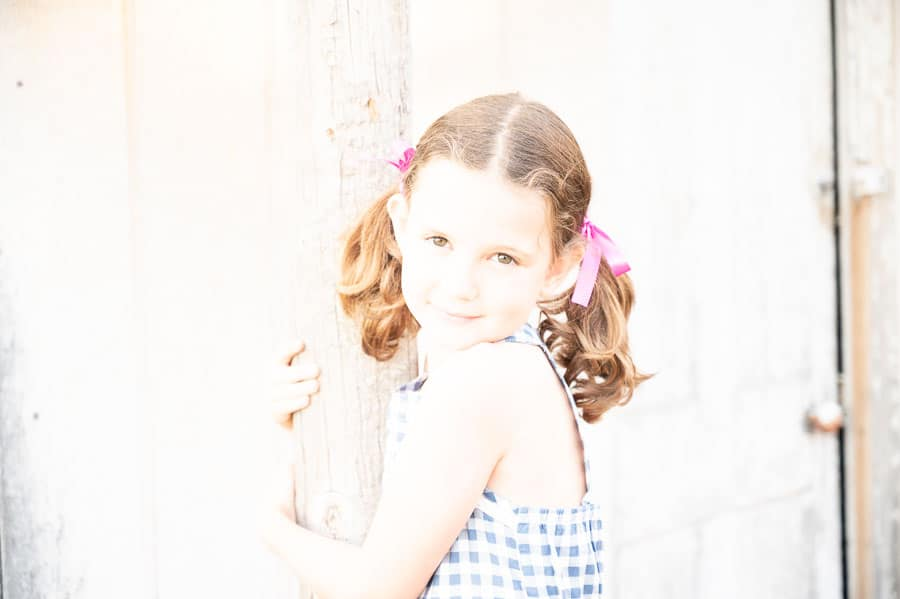
#> input picture images/overandunderexposed mimages/overx2.jpg, 900 x 599 px, found by its file name
$ python 'histogram-2(equalization).py'
#> lines starting #> are read from the running program, lines starting #| are printed output that depends on the picture
import numpy as np
import cv2 as cv
import matplotlib.pyplot as plt

img = cv.imread(r'images\overandunderexposed mimages\overx2.jpg',0)
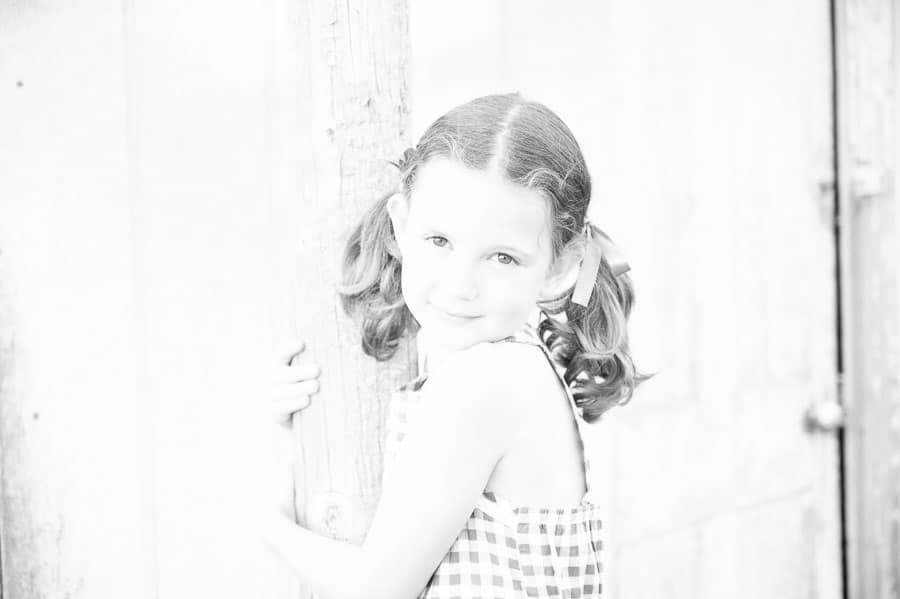
#> img: shape (599, 900); min 15, max 255, mean 240.4

hist, bins = np.histogram(img.flatten(),256,[0,256])
#> hist = 256 values, max 108596 at index 251, min 0 at index 0, mean 2105.9; bins = 257 values from 0 to 256

cdf = hist.cumsum()
#> cdf = 256 values from 0 to 539100
cdf_norm = cdf * float(hist.max()) / cdf.max()
#> cdf_norm = 256 values from 0 to 108596

cdf_m = np.ma.masked_equal(cdf, 0)
cdf_m = (cdf_m - cdf_m.min())*255/(cdf_m.max()-cdf_m.min())
cdf = np.ma.filled(cdf_m, 0).astype('uint8')
#> cdf = 256 values from 0 to 255
img2 = cdf[img]
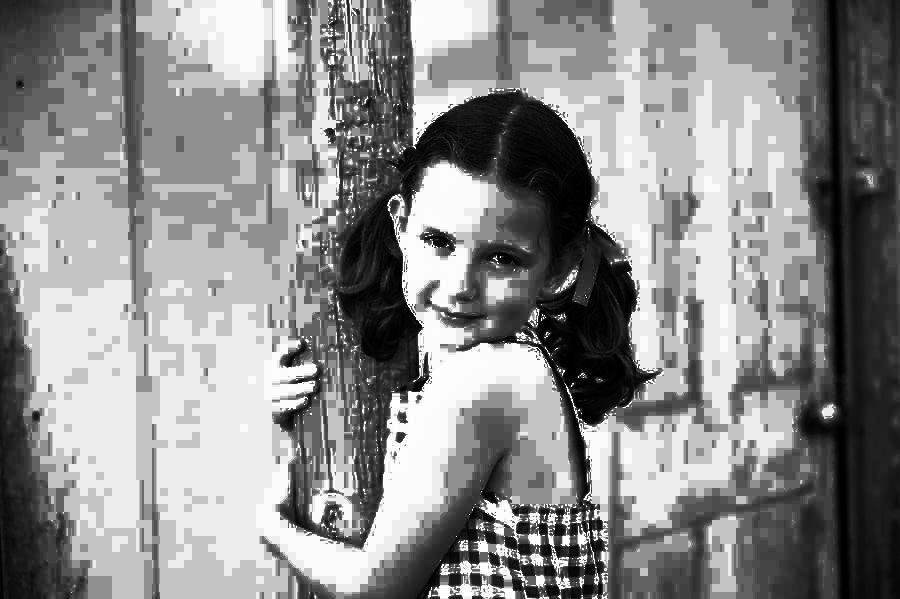
#> img2: shape (599, 900); min 0, max 255, mean 139.9
print(type(img2))
#| <class 'numpy.ndarray'>
cv.imshow('t',img2)

plt.plot(cdf_norm, color = 'b')
plt.hist(img2.flatten(),256,[0,256],color='r')
plt.xlim([0,256])
plt.legend(('cdf','histogram'), loc = 'upper left')
plt.show()
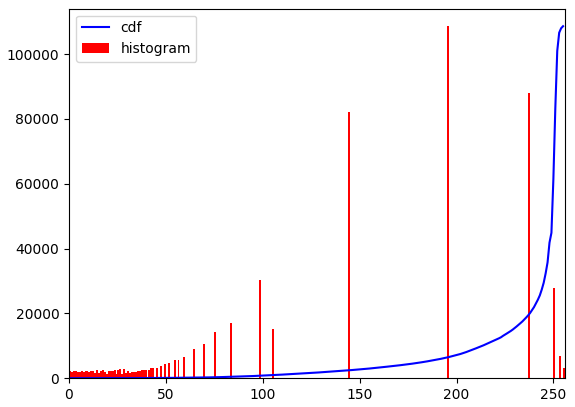
#> figure drawn by matplotlib, 1 panel; tallest bar 108596 high, from x = 195 to 196; curve peaks at x = 255, y = 108596

$ run again, with images/overandunderexposed mimages/overx3.jpg copied over images/overandunderexposed mimages/overx2.jpg
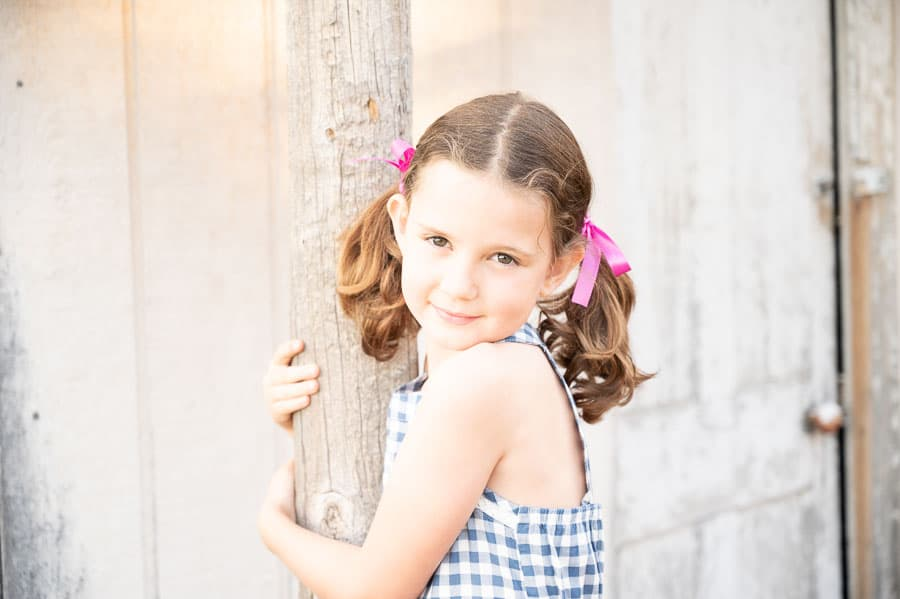
#> input picture images/overandunderexposed mimages/overx3.jpg, 900 x 599 px, found by its file name
#> `img = cv.imread(r'images\overandunderexposed mimages\overx2.jpg',0)`:
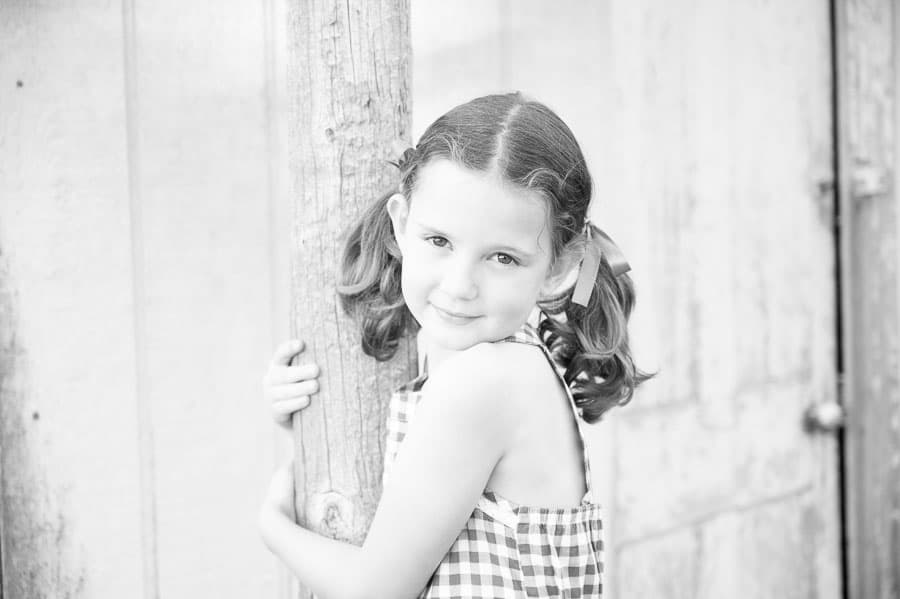
#> img: shape (599, 900); min 0, max 255, mean 216.9
#> hist = 256 values, max 38447 at index 238, min 1 at index 2, mean 2105.9; bins = 257 values from 0 to 256
#> `cdf = hist.cumsum()`: cdf = 256 values from 5 to 539100
#> cdf_norm = 256 values from 0.357 to 38447
#> `cdf = np.ma.filled(cdf_m, 0).astype('uint8')`: cdf = 256 values from 0 to 255
#| <class 'numpy.ndarray'>
#> `plt.show()`:
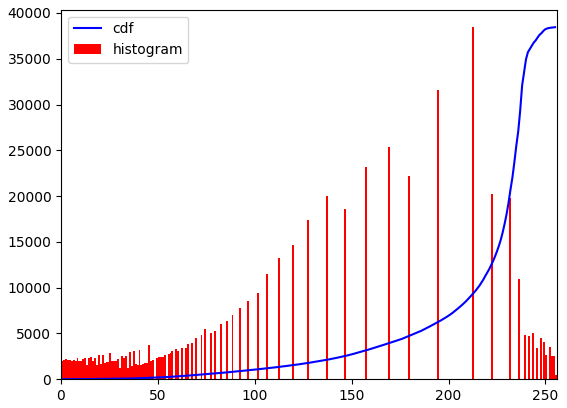
#> figure drawn by matplotlib, 1 panel; tallest bar 38447 high, from x = 212 to 213; curve peaks at x = 255, y = 38447
